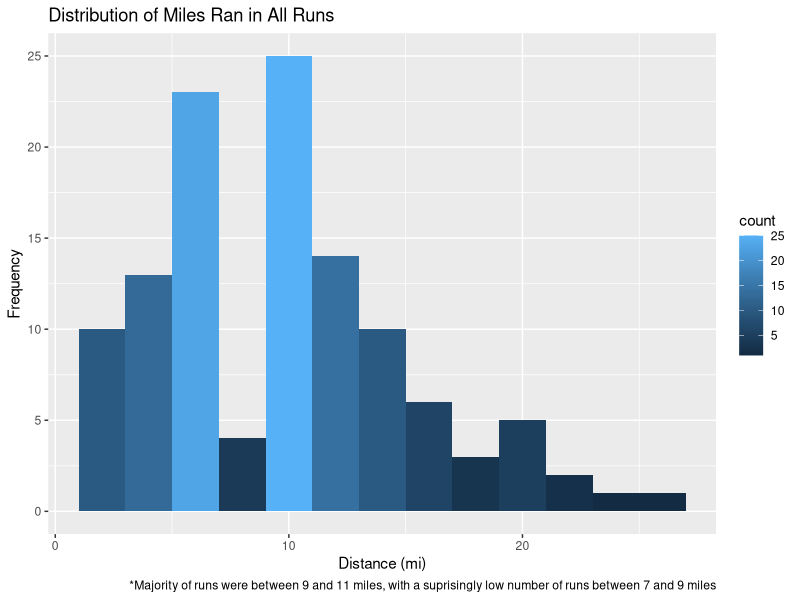
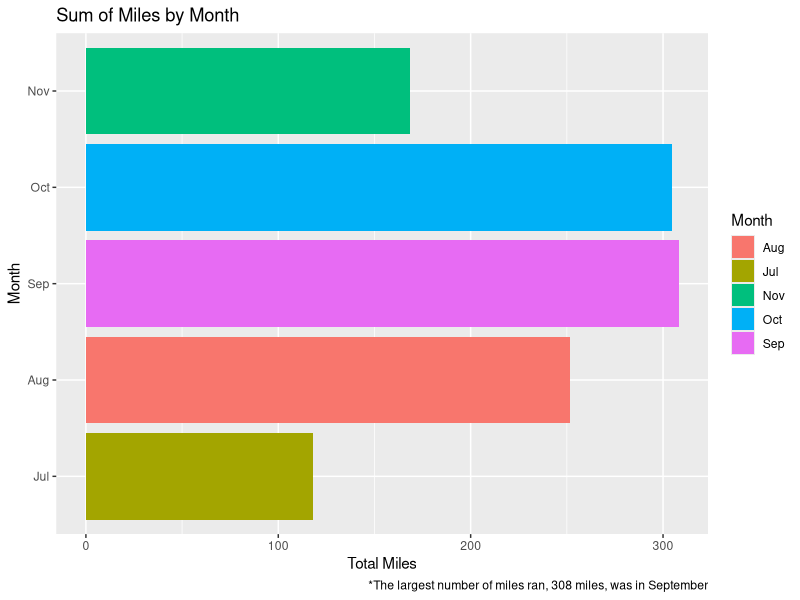

These charts were generated, in order, by the following R code: (Note: this script raises an error after producing the figures.)
## ---- chunk 1
runs <- read.csv("cleanedMarathonTrainingData.csv")
str(runs)
## ---- chunk 2
runs$X <- NULL
str(runs)
## ---- chunk 3
runs$monthNum <- factor(runs$monthNum,labels = unique(runs$Month[order(runs$monthNum)]))
## ---- chunk 4
library(ggplot2)

#distance histogram
ggplot(data = runs, aes(x = Distance)) + 
  geom_histogram(binwidth = 2, aes(fill = ..count..)) + 
  xlab("Distance (mi)") + 
  ylab("Frequency") + 
  ggtitle("Distribution of Miles Ran in All Runs") + 
  labs(caption="*Majority of runs were between 9 and 11 miles, with a suprisingly low number of runs between 7 and 9 miles")
## ---- chunk 5
ggplot(data = runs, aes(x = monthNum, y = Distance, fill = Month)) + 
  geom_bar(stat="identity") +
  xlab("Month") + 
  ylab("Total Miles") + 
  coord_flip() + 
  #geom_text(vjust=0, colour="red") +
  ggtitle("Sum of Miles by Month") + 
  labs(caption="*The largest number of miles ran, 308 miles, was in September")
## ---- chunk 6
ggplot(data = runs, aes(monthNum, Cad)) + 
  geom_boxplot(aes(fill = factor(runs$Month, levels = runs$Month[order(runs$monthNum)], ordered = TRUE)), 
               outlier.colour = "red") + #geom_jitter()
  xlab("Month") + 
  ylab("Cadence") + 
  ggtitle("Cadence per Month") + 
  labs(caption="*Cadence generally increases month over month, due to more workouts, or improved form?")
## ---- chunk 7
ggplot(data = runs, aes(x = Date, y = Avg.HR)) + 
  geom_line(aes(group=1)) +
  theme(axis.text.x = element_text(size=0, angle=45)) +
  xlab("Time") + 
  ylab("Average Heart Rate") + 
  ggtitle("Average Heart Rate Over Time") + 
  labs(caption="*Looks like a very slight general decrease, with an outlier of about 100 in the 1st third of the plan
      and 70 in the last 3rd of the plan")
 
